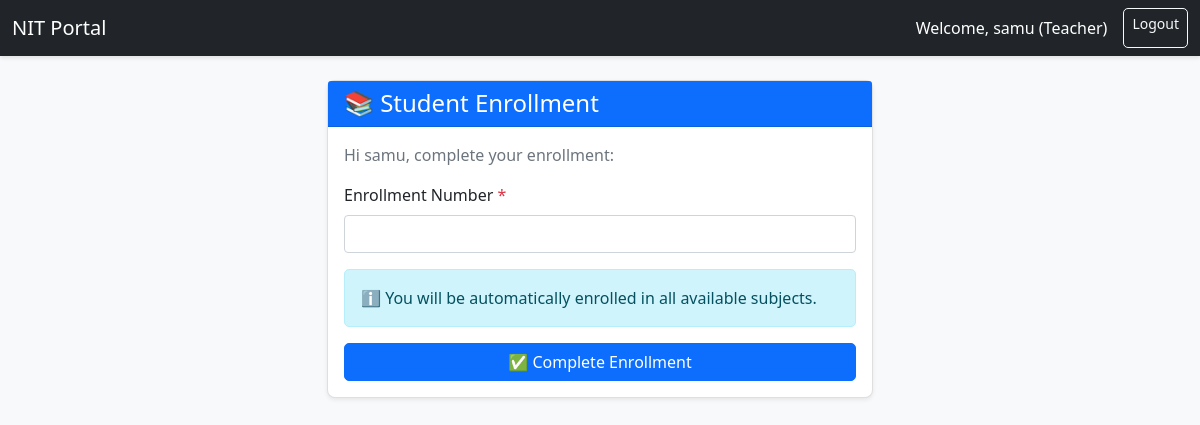
/student-enrollment/6/, run on an earlier commit of the app's database.
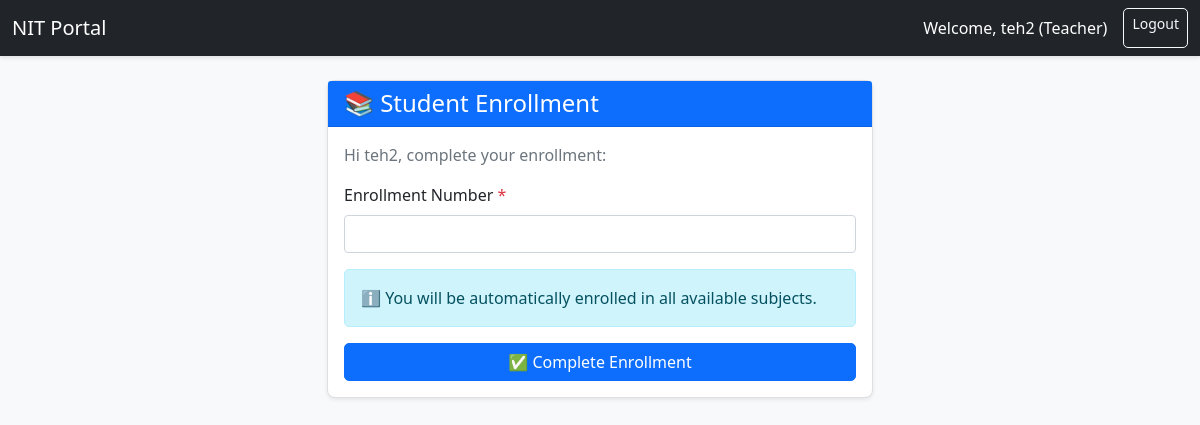
And on a later commit of the database.
### portal/models.py (models this page shows, shortened)
class User(AbstractUser):
    ROLE_CHOICES = [
        ('student', 'Student'),
        ('teacher', 'Teacher'),
        ('doctor', 'Doctor'),  # ← Add this
    ]
    mobile_number = models.CharField(max_length=15, unique=True)
    role = models.CharField(max_length=20, choices=ROLE_CHOICES)
    is_mobile_verified = models.BooleanField(default=False)
    otp = models.CharField(max_length=6, blank=True, null=True)

### portal/views.py (the view, shortened to what this page needs)
# urls.py: path('student-enrollment/<int:user_id>/', views.student_subject_enrollment, name='student_subject_enrollment'),
def student_subject_enrollment(request, user_id):
    user = get_object_or_404(User, id=user_id)
    return render(request, 'portal/student_enrollment.html', {'user': user})

### portal/templates/portal/student_enrollment.html (shortened to what this page needs)
{% extends 'portal/base.html' %}
{% block content %}
<div class="row">
    <div class="col-md-6 offset-md-3">
        <div class="card">
            <div class="card-header bg-primary text-white">
                <h4 class="mb-0">📚 Student Enrollment</h4>
            </div>
            <div class="card-body">
                <form method="post">
                    <p class="text-muted">Hi {{ user.username }}, complete your enrollment:</p>
                    <div class="mb-3">
                        <label for="enrollment_number" class="form-label">Enrollment Number <span class="text-danger">*</span></label>
                        <input type="text" class="form-control" id="enrollment_number" name="enrollment_number" required>
                    </div>
                    <div class="alert alert-info">
                        ℹ️ You will be automatically enrolled in all available subjects.
                    </div>
                    <div class="d-grid">
                        <button type="submit" class="btn btn-primary">
                            ✅ Complete Enrollment
                        </button>
                    </div>
                </form>
            </div>
        </div>
    </div>
</div>
{% endblock %}

### portal/templates/portal/base.html (shortened to what this page needs)
{% load static%}
<!DOCTYPE html>
<html lang="en">
<head>
    <link href="https://cdn.jsdelivr.net/npm/bootstrap@5.1.3/dist/css/bootstrap.min.css" rel="stylesheet">
    <link rel="stylesheet" href="{% static 'portal/css/custom.css' %}">
</head>
<body>
    <nav class="navbar navbar-expand-lg navbar-dark bg-dark">
        <div class="container-fluid">
            <a class="navbar-brand" href="#">NIT Portal</a>
            {% if user.is_authenticated %}
            <div class="d-flex">
                <span class="navbar-text text-white me-3">
                    Welcome, {{ user.username }} ({{ user.role|title }})
                </span>
                <a href="{% url 'logout' %}" class="btn btn-outline-light btn-sm">Logout</a>
            </div>
            {% endif %}
        </div>
    </nav>
    <div class="container mt-4">
        {% block content %}{% endblock %}
    </div>
</body>
</html>

What changed in the data, as far as the page shows it:
changed User "Teacher": username "samu" → "teh2"
